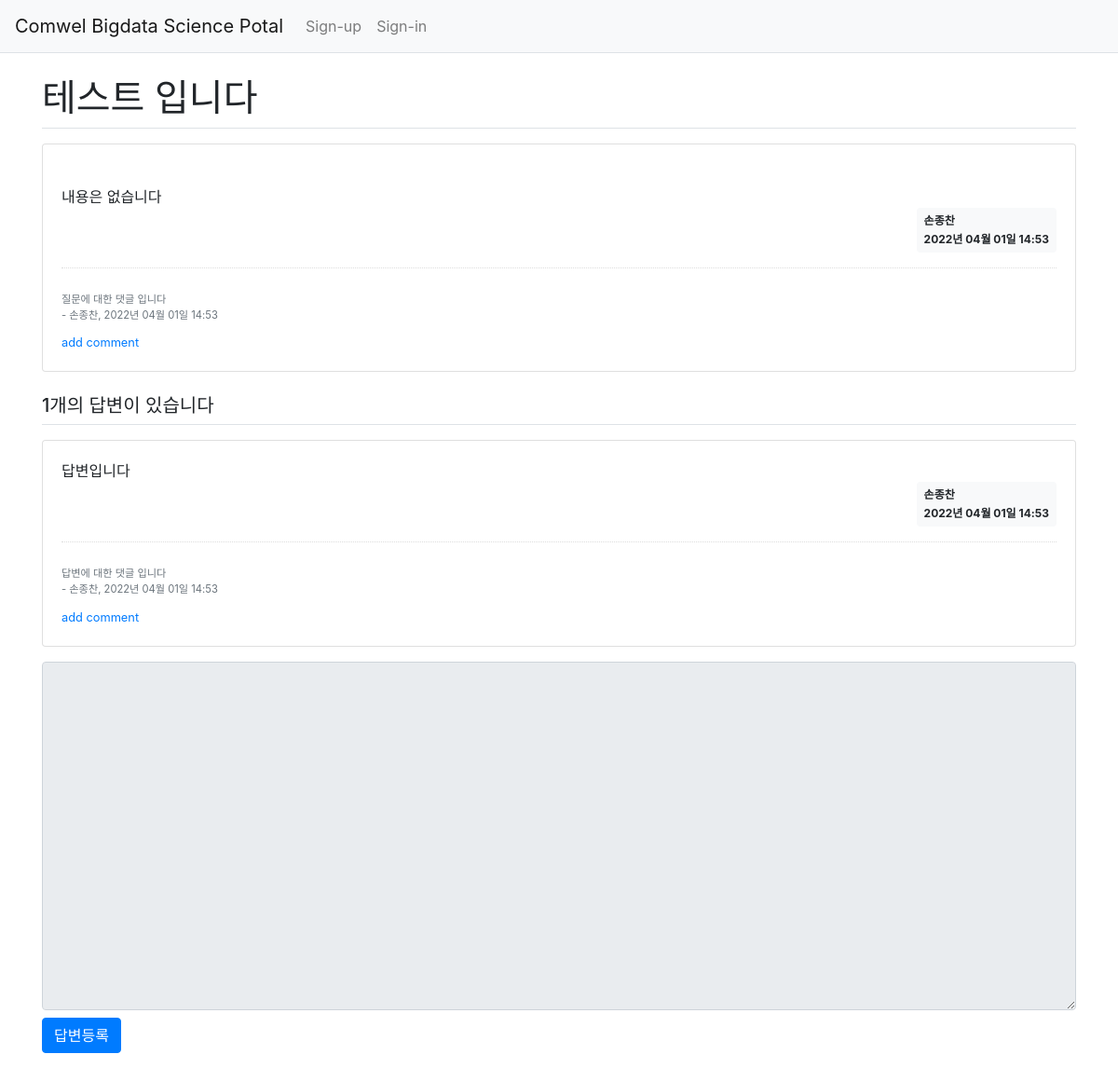
The app's page /question/detail/1/ with its own data.
### pybo/models.py (models this page shows)
class Question(db.Model):
    id = db.Column(db.Integer, primary_key=True)
    subject = db.Column(db.String(200), nullable=False)
    content = db.Column(db.Text(), nullable=False)
    create_date = db.Column(db.DateTime(), nullable=False)
    user_id = db.Column(db.Integer, db.ForeignKey('user.id', ondelete='CASCADE'), nullable=False)
    user = db.relationship('User', backref=db.backref('question_set'))
    modify_date = db.Column(db.DateTime(), nullable=True)

class User(db.Model):
    id = db.Column(db.Integer, primary_key=True)
    username = db.Column(db.String(150), unique=True, nullable=False)
    password = db.Column(db.String(200), nullable=False)
    email = db.Column(db.String(120), unique=True, nullable=False)

class Comment(db.Model):
    id = db.Column(db.Integer, primary_key=True)
    user_id = db.Column(db.Integer, db.ForeignKey('user.id', ondelete='CASCADE'), nullable=False)
    user = db.relationship('User', backref=db.backref('comment_set'))
    content = db.Column(db.Text(), nullable=False)
    create_date = db.Column(db.DateTime(), nullable=False)
    modify_date = db.Column(db.DateTime(), nullable=True)
    question_id = db.Column(db.Integer, db.ForeignKey('question.id', ondelete='CASCADE'), nullable=True)
    question = db.relationship('Question', backref=db.backref('comment_set'))
    answer_id = db.Column(db.Integer, db.ForeignKey('answer.id', ondelete='CASCADE'), nullable=True)
    answer = db.relationship('Answer', backref=db.backref('comment_set'))

class Answer(db.Model):
    id = db.Column(db.Integer, primary_key=True)
    question_id = db.Column(db.Integer,
                            db.ForeignKey('question.id', ondelete='CASCADE'))
    question = db.relationship('Question', backref=db.backref('answer_set', ))
    content = db.Column(db.Text(), nullable=False)
    create_date = db.Column(db.DateTime(), nullable=False)
    user_id = db.Column(db.Integer, db.ForeignKey('user.id', ondelete='CASCADE'), nullable=False)
    user = db.relationship('User', backref=db.backref('answer_set'))
    modify_date = db.Column(db.DateTime(), nullable=True)

### pybo/views/question_views.py (the view)
@bp.route('/detail/<int:question_id>/')
def detail(question_id):
    form = AnswerForm()
    question = Question.query.get_or_404(question_id)
    return render_template('question/question_detail.html', question=question, form=form)

### pybo/forms.py
class AnswerForm(FlaskForm):
    content = TextAreaField('내용', validators=[DataRequired('내용은 필수 입력입니다')])

### pybo/filter.py (called while the page is built)
def format_datetime(value, fmt='%Y년 %m월 %d일 %H:%M'):
    return value.strftime(fmt)

### pybo/views/auth_views.py (called while the page is built)
@bp.before_app_request
def load_logged_in_user():
    user_id = session.get('user_id')
    if user_id is None:
        g.user = None
    else:
        g.user = User.query.get(user_id)

### pybo/templates/question/question_detail.html (shortened to what this page needs)
{% extends 'base.html' %}
{% block content %}
<div class="container my-3">
    <h1 class="border-bottom py-2">{{ question.subject }}</h1>
    <div class="card my-3">
        <div class="card-body">
            <div class="card-text" style="white-space: pre-line;">
                {{ question.content }}
            </div>
            <div class="d-flex justify-content-end">
                <div class="badge badge-light p-2 text-left">
                    <div class="mb-2">{{ question.user.username }}</div>
                    <div>{{ question.create_date|datetime }}</div>
                </div>
            </div>
            {% if question.comment_set|length > 0 %}
            <div class="mt-3">
                {% for comment in question.comment_set %}
                <div class="comment py-2 text-muted">
                    <span style="white-space: pre-line;">
                        {{ comment.content }}
                    </span>
                    <span>
                        - {{ comment.user.username }}, {{ comment.create_date|datetime }}
                    </span>
                </div>
                {% endfor %}
            </div>
            {% endif %}
            <a href="{{ url_for('comment.create_question', question_id=question.id) }}" class="small"> add comment </a>
        </div>
    </div>
    <h5 class="border-bottom my-3 py-2">{{ question.answer_set|length }}개의 답변이 있습니다</h5>
    {% for answer in question.answer_set %}
    <div class="card my-3">
        <div class="card-body">
            <div class="card-text" style="white-space: pre-line;">{{ answer.content }}</div>
            <div class="d-flex justify-content-end">
                <div class="badge badge-light p-2 text-left">
                    <div class="mb-2">{{ answer.user.username }}</div>
                    <div>{{ answer.create_date|datetime }}</div>
                </div>
            </div>
            {% if answer.comment_set|length > 0 %}
            <div class="mt-3">
                {% for comment in answer.comment_set %}
                <div class="comment py-2 text-muted">
                    <span style="white-space: pre-line;">
                        {{ comment.content }}
                    </span>
                    <span>
                        - {{ comment.user.username }}, {{ comment.create_date|datetime }}
                    </span>
                </div>
                {% endfor %}
            </div>
            {% endif %}
            <a href="{{ url_for('comment.create_answer', answer_id=answer.id) }}" class="small"> add comment </a>
        </div>
    </div>
    {% endfor %}
    <form action="{{ url_for('answer.create', question_id=question.id) }}" method="post" class="my-3">
        <div class="form-group">
            <textarea {% if not g.user %} disabled {% endif %} name="content" id="content" rows="15"
                      class="form-control my-2"></textarea>
            <input type="submit" value="답변등록" class="btn btn-primary">
        </div>
    </form>
</div>
{% endblock %}

### pybo/templates/base.html (shortened to what this page needs)
<!doctype html>
<html lang="ko">
<head>
    <link rel="stylesheet" href="{{ url_for('static',filename='bootstrap.min.css') }}">
    <link rel="stylesheet" href="{{ url_for('static',filename='style.css') }}">
</head>
<body>
{% include "navbar.html" %}
{% block content %}
{% endblock %}
</body>
</html>

### pybo/templates/navbar.html (shortened to what this page needs)
<nav class="navbar navbar-expand-lg navbar-light bg-light border-bottom">
    <a class="navbar-brand" href="{{ url_for('main.index') }}">Comwel Bigdata Science Potal</a>
    <div class="collapse navbar-collapse flex-grow-0" id="navbarNav">
        {% if g.user %}
        <ul class="navbar-nav">
            <li class="nav-item">
                <a class="nav-link" href="{{ url_for('auth.signout') }}">{{ g.user.username }} Sign-out</a>
            </li>
        </ul>
        {% else %}
        <ul class="navbar-nav">
            <li class="nav-item">
                <a class="nav-link" href="{{ url_for('auth.signup') }}">Sign-up</a>
            </li>
            <li class="nav-item">
                <a class="nav-link" href="{{ url_for('auth.signin') }}">Sign-in</a>
            </li>
        </ul>
        {% endif %}
    </div>
</nav>

### pybo/static/style.css (style rules this page uses)
.comment { border-top:dotted 1px #ddd; font-size:0.7em; }

### records on screen
Question: subject "테스트 입니다", content "내용은 없습니다", create_date "2022년 04월 01일 14:53"
User: user.username "손종찬"
Comment: content "질문에 대한 댓글 입니다", user.username "손종찬", create_date "2022년 04월 01일 14:53"
Answer: content "답변입니다", user.username "손종찬", create_date "2022년 04월 01일 14:53"
Comment: content "답변에 대한 댓글 입니다", user.username "손종찬", create_date "2022년 04월 01일 14:53"

### other values on screen
{{ question.answer_set|length }} "1"
